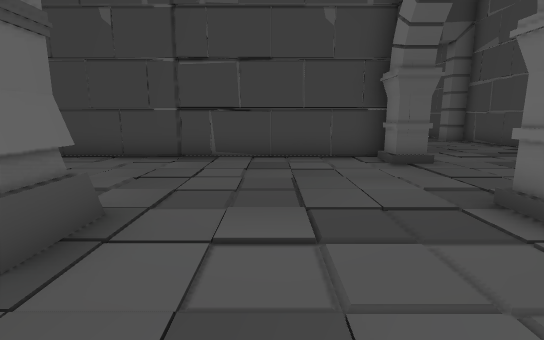
view 1 (above)

23 first-person views from a walk through a scene from a Unity 3-D project. The camera is 1.2 m above the floor, tilts 10° down and sees 85° across. The floor is counted in squares, 1.12 m on a side. Each view is taken from the middle of a square. On the plan, view 1 faces up. The plan holds only what a view shows up to about 12 squares ahead; the rest is blank. The place goes on beyond the plan. The player is left out. Door leaves are left out, so doorways stand open.

view 2
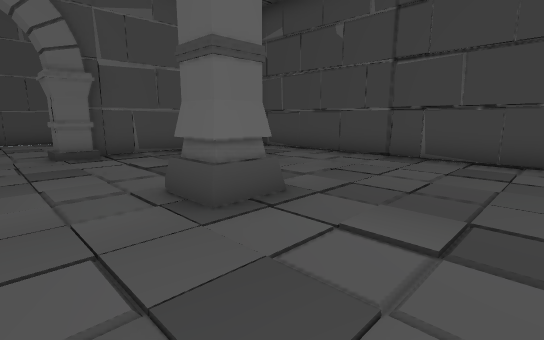

view 3
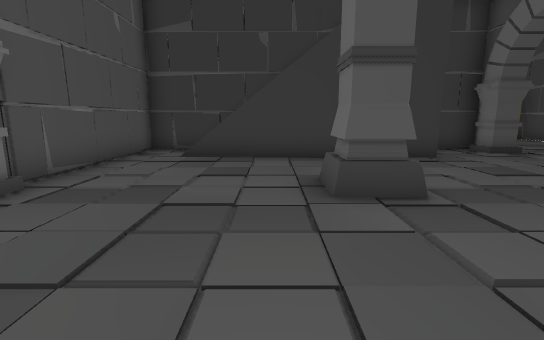

view 4
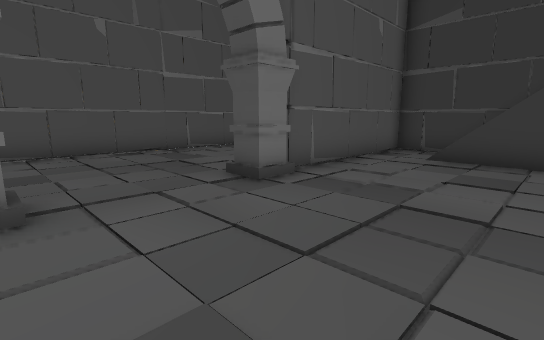

view 5
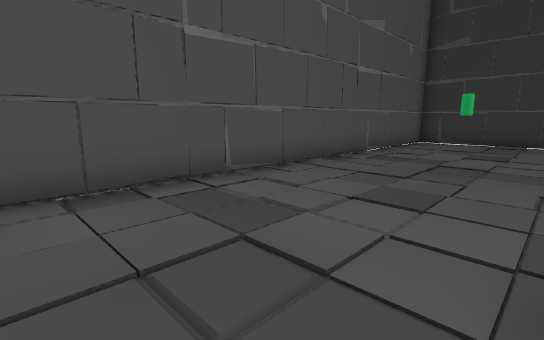

view 6
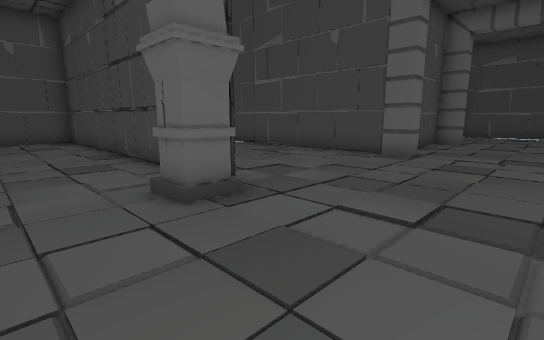

view 7
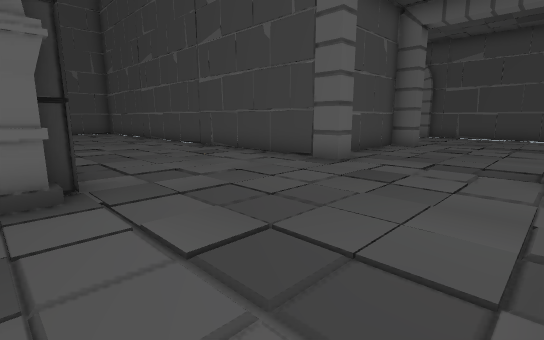

view 8
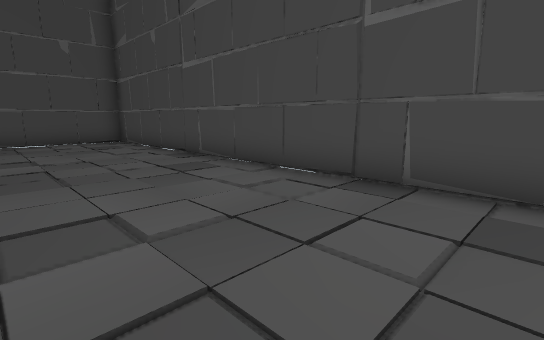

view 9
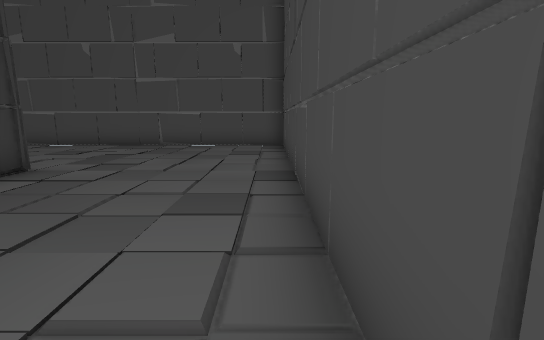

view 10
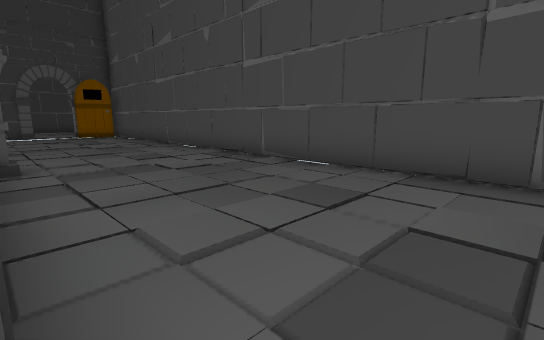

view 11
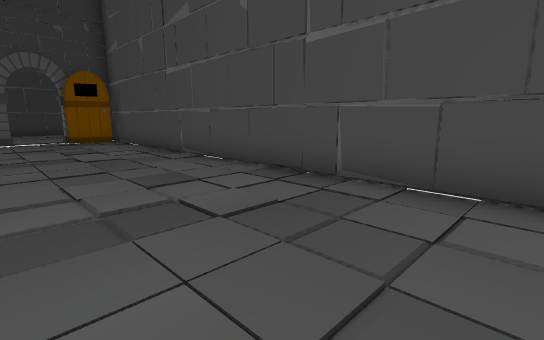

view 12
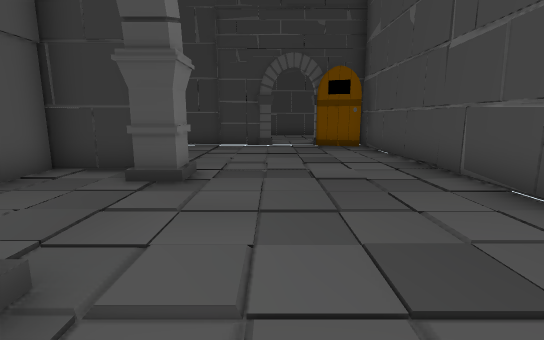

view 13
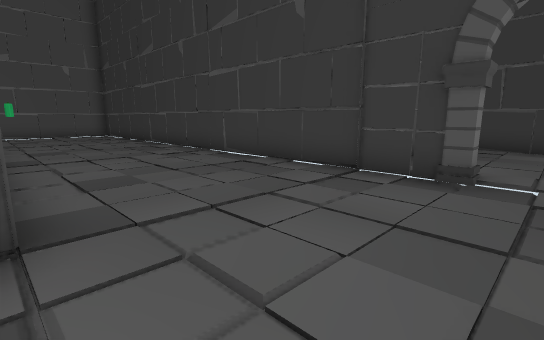

view 14
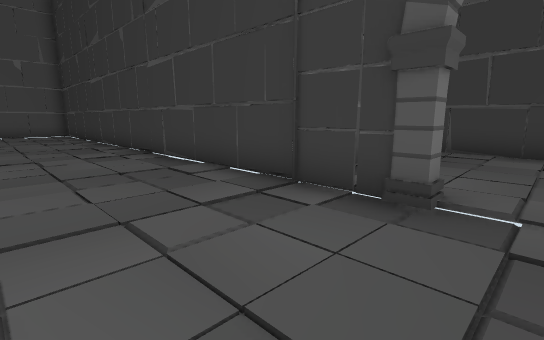

view 15
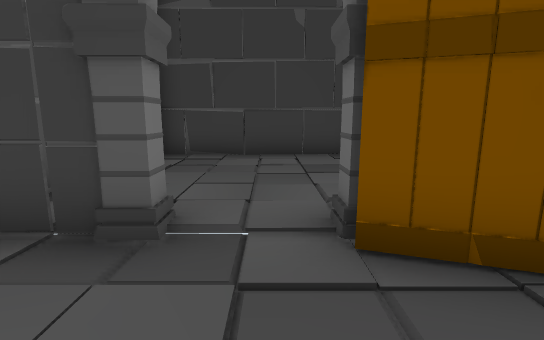

view 16
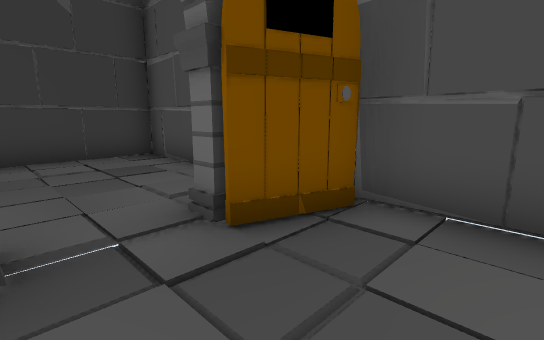

view 17
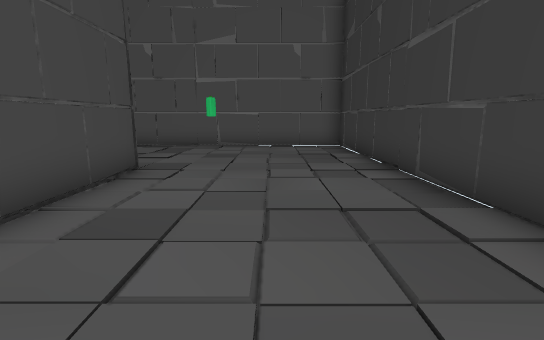

view 18
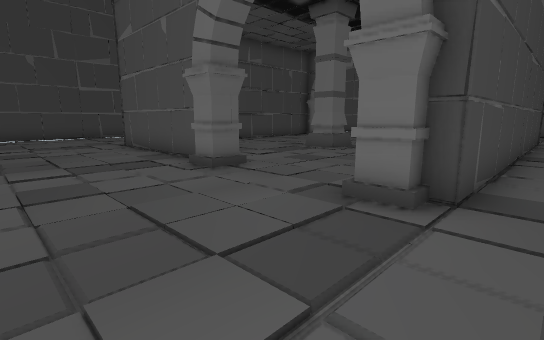

view 19
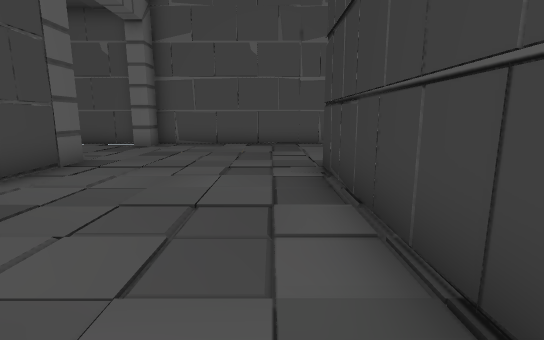

view 20
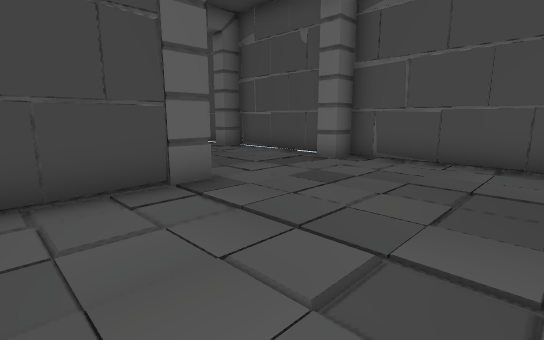

view 21
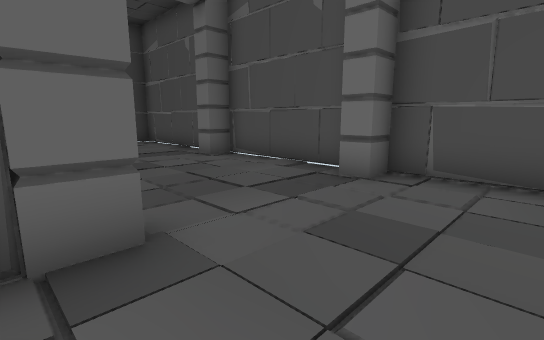

view 22
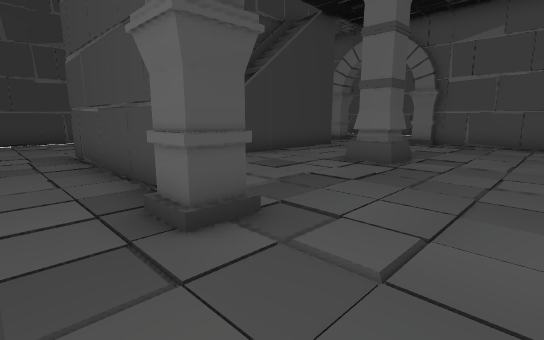

view 23
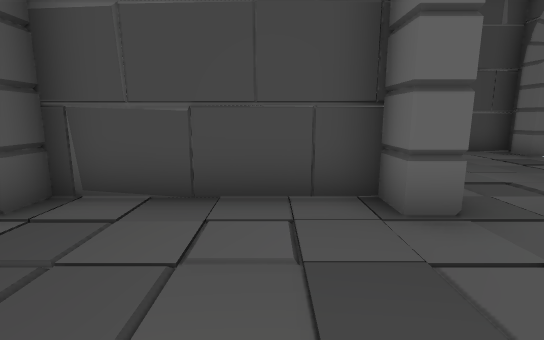

### Floor plan
Key: @ floor where view 1 was taken; # wall or solid block; x gap in a wall; . floor; / step, stairs or slope; v drop or lower ground; T thing the floor can be seen under or through; A arch; O other object.
Columns run from 14 left of view 1 to 9 right of it. Each row starts with its distance up from view 1.
 21                       .#
 20                  x.....#
 19                  ##...##
 18                  ##....#
 17                  v.....#
 16                  #.....#
 15                  #.....#
 14 ##############  ##....##
 13 #......................#
 12 #......................#
 11 #......................#
 10 #......................#
  9 #......................#
  8 #.....######O####O.....#
  7 #.....#........  T.....#
  6 #.....#... ....... ....#
  5 #.....#.... ...........#
  4 #.....#................#
  3 #.....#.... #....#.....#
  2 #.....#.. .O#....#.....#
  1 #.............. .#.....#
  0 #.............@..#.....#
 -1 #........######/.#.....#
 -2 #.....#..////   .#.....#
 -3 #.....############.....#
 -4 #...................O..#
 -5 #......................#
 -6 #......................#
 -7 #......................#
 -8 ###....................#
 -9 ###.A###################
-10   ....#
-11  .....#
-12 #.....#
-13 #.....#
-14 #######

Where each view was taken, in squares from view 1:
view 1: 0 up, 0 right, facing up
view 2: 0 up, 1 right, facing up-left
view 3: 7 up, 1 left, facing down
view 4: 7 up, 1 left, facing down-right
view 5: 5 up, 4 right, facing down-right
view 6: 5 up, 7 right, facing up-left
view 7: 7 up, 8 right, facing up-left
view 8: 9 up, 0 right, facing up-left
view 9: 13 up, 2 left, facing left
view 10: 9 up, 8 left, facing down-left
view 11: 6 up, 9 left, facing down-left
view 12: 3 up, 10 left, facing down
view 13: 3 down, 11 left, facing down-right
view 14: 5 down, 11 left, facing down-right
view 15: 6 down, 11 left, facing down
view 16: 6 down, 10 left, facing down-left
view 17: 6 down, 3 left, facing right
view 18: 4 down, 12 left, facing up-right
view 19: 9 up, 3 left, facing right
view 20: 9 up, 1 right, facing up-right
view 21: 11 up, 3 right, facing up-right
view 22: 6 up, 5 right, facing down-left
view 23: 17 up, 7 right, facing left
